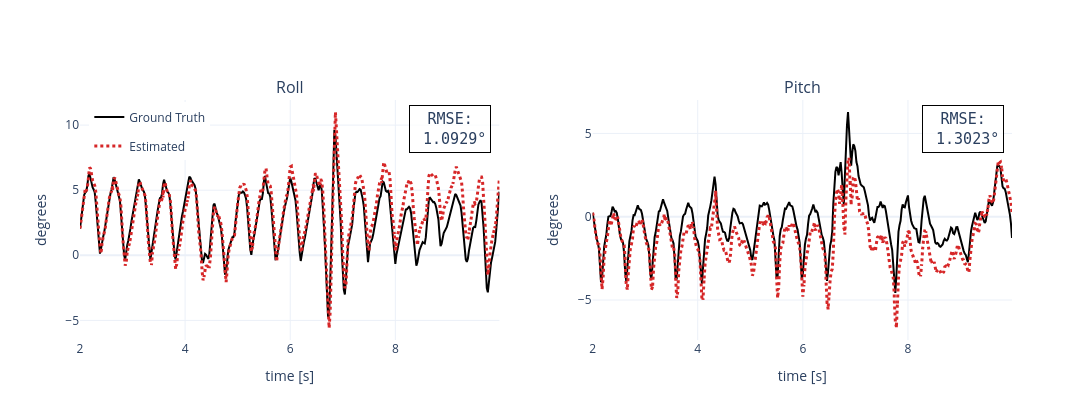

This figure's notebook cell:
### Code cell
fig = make_subplots(rows=1, cols=2, subplot_titles=("Roll", "Pitch"))

# Store RMSE values for annotations
rmse_values = {'roll': [], 'pitch': []}

if GROUND_TRUTH:
    gt_times = np.array([row["timestamp_s"] for row in GROUND_TRUTH])
    gt_rolls = np.rad2deg([row["roll"] for row in GROUND_TRUTH])
    gt_pitches = np.rad2deg([row["pitch"] for row in GROUND_TRUTH])
    
    # Plot ground truth first (as reference)
    gt_line = dict(color="black", width=2, dash="solid")
    fig.add_trace(go.Scatter(x=gt_times, y=gt_rolls, mode="lines", name="Ground Truth", 
                             line=gt_line, legendgroup="gt"), row=1, col=1)
    fig.add_trace(go.Scatter(x=gt_times, y=gt_pitches, mode="lines", name="Ground Truth", 
                             line=gt_line, legendgroup="gt", showlegend=False), row=1, col=2)

# Plot estimator results and calculate RMSE
for variant, result in DISPLAY_RESULTS.items():
    trajectory = result["trajectory"]
    times = np.array([row["timestamp_s"] for row in trajectory])
    rolls = np.rad2deg([row["roll"] for row in trajectory])
    pitches = np.rad2deg([row["pitch"] for row in trajectory])
    line = dict(color=COLORS[variant], width=3, dash=LINE_STYLES[variant])
    fig.add_trace(go.Scatter(x=times, y=rolls, mode="lines", name=LABELS[variant], line=line, legendgroup=variant), row=1, col=1)
    fig.add_trace(go.Scatter(x=times, y=pitches, mode="lines", name=LABELS[variant], line=line, legendgroup=variant, showlegend=False), row=1, col=2)
    
    # Calculate RMSE if ground truth is available
    if GROUND_TRUTH:
        # Interpolate ground truth to match estimator timestamps
        gt_rolls_interp = np.rad2deg(np.interp(times, gt_times, np.deg2rad(gt_rolls)))
        gt_pitches_interp = np.rad2deg(np.interp(times, gt_times, np.deg2rad(gt_pitches)))
        
        rmse_roll = np.sqrt(np.mean((rolls - gt_rolls_interp)**2))
        rmse_pitch = np.sqrt(np.mean((pitches - gt_pitches_interp)**2))
        
        rmse_values['roll'].append(f" {rmse_roll:.4f}°")
        rmse_values['pitch'].append(f" {rmse_pitch:.4f}°")

fig.update_xaxes(title_text="time [s]", row=1, col=1)
fig.update_xaxes(title_text="time [s]", row=1, col=2)
fig.update_yaxes(title_text="degrees", row=1, col=1)
fig.update_yaxes(title_text="degrees", row=1, col=2)

# Add RMSE annotations to each subplot
if GROUND_TRUTH:
    # Roll subplot annotation
    fig.add_annotation(
        text="RMSE:<br>" + "<br>".join(rmse_values['roll']),
        xref="x domain", yref="y domain",
        x=0.98, y=0.98,
        xanchor="right", yanchor="top",
        showarrow=False,
        font=dict(size=15, family="monospace"),
        bgcolor="rgba(255, 255, 255, 0.8)",
        bordercolor="black",
        borderwidth=1,
        borderpad=4
    )
    
    # Pitch subplot annotation
    fig.add_annotation(
        text="RMSE:<br>" + "<br>".join(rmse_values['pitch']),
        xref="x2 domain", yref="y2 domain",
        x=0.98, y=0.98,
        xanchor="right", yanchor="top",
        showarrow=False,
        font=dict(size=15, family="monospace"),
        bgcolor="rgba(255, 255, 255, 0.8)",
        bordercolor="black",
        borderwidth=1,
        borderpad=4
    )

fig.update_layout(height=420, width=1100, template="plotly_white", legend=dict(x=0.01, y=0.99))
fig.show()

### Figure 1 — Plotly figure (JSON) as saved in the notebook; plotly's stock layout.template omitted (floating-point values rounded to 4 significant figures; data arrays with more than 128 entries replaced by an {"elided": "..."} marker saying what was removed)
{"data": [{"legendgroup": "gt", "line": {"color": "black", "dash": "solid", "width": 2}, "mode": "lines", "name": "Ground Truth", "type": "scatter", "x": {"elided": "400 float values"}, "xaxis": "x", "y": {"elided": "400 float values"}, "yaxis": "y"}, {"legendgroup": "gt", "line": {"color": "black", "dash": "solid", "width": 2}, "mode": "lines", "name": "Ground Truth", "showlegend": false, "type": "scatter", "x": {"elided": "400 float values"}, "xaxis": "x2", "y": {"elided": "400 float values"}, "yaxis": "y2"}, {"legendgroup": "fixed_lag_single_bias", "line": {"color": "#d62728", "dash": "dot", "width": 3}, "mode": "lines", "name": "Estimated", "type": "scatter", "x": {"elided": "691 float values"}, "xaxis": "x", "y": {"elided": "691 float values"}, "yaxis": "y"}, {"legendgroup": "fixed_lag_single_bias", "line": {"color": "#d62728", "dash": "dot", "width": 3}, "mode": "lines", "name": "Estimated", "showlegend": false, "type": "scatter", "x": {"elided": "691 float values"}, "xaxis": "x2", "y": {"elided": "691 float values"}, "yaxis": "y2"}], "layout": {"annotations": [{"font": {"size": 16}, "showarrow": false, "text": "Roll", "x": 0.225, "xanchor": "center", "xref": "paper", "y": 1, "yanchor": "bottom", "yref": "paper"}, {"font": {"size": 16}, "showarrow": false, "text": "Pitch", "x": 0.775, "xanchor": "center", "xref": "paper", "y": 1, "yanchor": "bottom", "yref": "paper"}, {"bgcolor": "rgba(255, 255, 255, 0.8)", "bordercolor": "black", "borderpad": 4, "borderwidth": 1, "font": {"family": "monospace", "size": 15}, "showarrow": false, "text": "RMSE:<br> 1.0929°", "x": 0.98, "xanchor": "right", "xref": "x domain", "y": 0.98, "yanchor": "top", "yref": "y domain"}, {"bgcolor": "rgba(255, 255, 255, 0.8)", "bordercolor": "black", "borderpad": 4, "borderwidth": 1, "font": {"family": "monospace", "size": 15}, "showarrow": false, "text": "RMSE:<br> 1.3023°", "x": 0.98, "xanchor": "right", "xref": "x2 domain", "y": 0.98, "yanchor": "top", "yref": "y2 domain"}], "height": 420, "legend": {"x": 0.01, "y": 0.99}, "width": 1100, "xaxis": {"anchor": "y", "domain": [0, 0.45], "title": {"text": "time [s]"}}, "xaxis2": {"anchor": "y2", "domain": [0.55, 1], "title": {"text": "time [s]"}}, "yaxis": {"anchor": "x", "domain": [0, 1], "title": {"text": "degrees"}}, "yaxis2": {"anchor": "x2", "domain": [0, 1], "title": {"text": "degrees"}}}}
